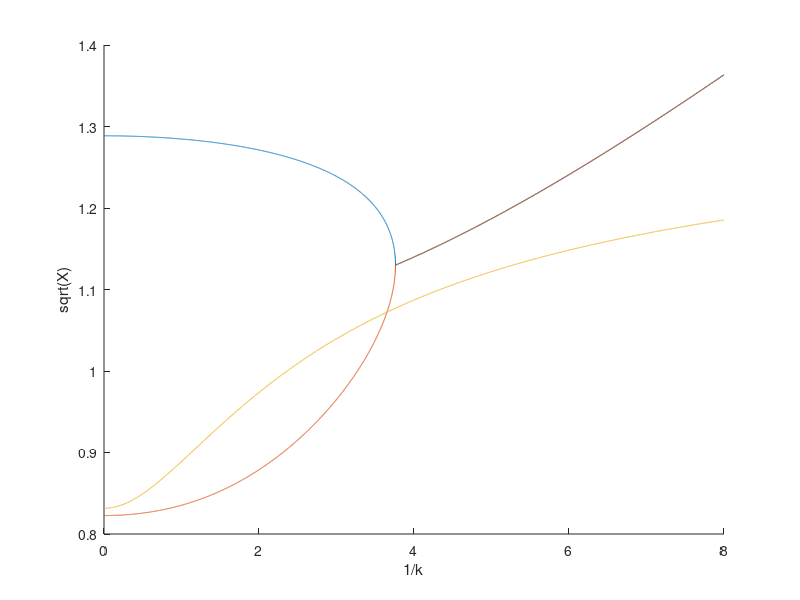

MATLAB code for this plot: (Note: this script raises an error after producing the figure.)
%% Fung Ch6 Rewrite
clc, clear;
i = sqrt(-1);

% page 219 parameters
mu = 76;
a_h = -0.15;
x_alpha = 0.25;
r_alpha = sqrt(0.388);
b = 5 / 12; % ft
freq_alpha = 64.1; % rad/s
freq_h = 55.9; % rad/s
g_alpha = 0;
g_h = 0;

% doppler's fin
% a_h =  0.0;
% b = 2.25/12;
% x_alpha = 0.0;
% r_alpha = 0.57785;
% freq_alpha = 2866.77844;
% freq_h = 1853.69007;
% mu = 110.28942;
% g_alpha = 0.005;
% g_h = 0.005;

% Cippola N5800 Parameters - This is one of the examples shipped with
%FinSim
% a_h = 0.0;
% b = 3.5625 / 12; % ft
% x_alpha = 0.316;
% r_alpha = 0.57757;
% freq_alpha = 2593.373; % rad/s
% freq_h = 2458.08525; % rad/s
% mu = 77.11441;
% g_alpha = 0.005;
% g_h = 0.005;


invkstepsize = 0.001;
invkrange = [invkstepsize,8];
n = uint32(((invkrange(2) - invkrange(1)) / invkstepsize) + 1);
invk_set = linspace(invkrange(1),invkrange(2),n);
k_set = 1 ./ invk_set;


k = k_set;
k_inv = invk_set;

Ch_k = besselh(1,2,k) ./ (besselh(1,2,k) + (i * besselh(0,2,k))); % Theodorsen Function; Less lines to compute than using the other bessel functions
F = real(Ch_k);
G = imag(Ch_k);

A_R = -(mu + 1) - (2 .* G ./ k);
A_I = 2 .* F ./ k;
B_R = -((mu .* x_alpha) - a_h) + (2 .* F ./ k.^2) - ((0.5 - a_h) .* 2 .* G ./ k);
B_I = (1 ./ k) .* (1 + (2 .* G ./ k) + ((0.5 - a_h) .* 2 .* F));
D_R = -((mu .* x_alpha) - a_h) + ((0.5 + a_h) .* 2 .* G ./ k);
D_I = -(0.5 + a_h) .* 2 .* F ./ k;
E_R = -((mu .* r_alpha.^2) + a_h.^2 + 0.125) + ((0.25 - a_h.^2) .* 2 .* G ./ k) - ((0.5 + a_h) .* 2 .* F ./ k.^2);
E_I = (1 ./ k) .* ((0.5 - a_h) - ((0.5 + a_h) * 2 .* G ./ k) - ((0.25 - a_h.^2) * 2 .* F));

delta_R_A = (1 - (g_h * g_alpha)) * mu^2 * r_alpha.^2 * freq_h.^2 / freq_alpha.^2;
delta_R_B = (mu * freq_h.^2 / freq_alpha.^2 .* (E_R - (g_h .* E_I))) + (mu * r_alpha.^2 .* (A_R - (g_alpha .* A_I)));
delta_R_C = (A_R .* E_R) - (B_R .* D_R) - (A_I .* E_I) + (B_I .* D_I);

delta_I_A = (g_h + g_alpha) * mu^2 * r_alpha^2 * freq_h.^2 / freq_alpha^2;
delta_I_B = (mu .* freq_h.^2 ./ freq_alpha.^2 .* ((g_h .* E_R) + E_I)) + (mu .* r_alpha.^2 .* (A_I + (g_alpha .* A_R)));
delta_I_C = (A_I .* E_R) - (B_R .* D_I) + (A_R .* E_I) - (B_I .* D_R);

X_R1 = (-delta_R_B + sqrt(delta_R_B.^2 - (4 .* delta_R_A .* delta_R_C))) ./ (2 .* delta_R_A);
X_R2 = (-delta_R_B - sqrt(delta_R_B.^2 - (4 .* delta_R_A .* delta_R_C))) ./ (2 .* delta_R_A);

if(~delta_I_A == 0)
    X_I1 = (-delta_I_B + sqrt(delta_I_B.^2 - (4 .* delta_I_A .* delta_I_C))) ./ (2 .* delta_I_A);
    X_I2 = (-delta_I_B - sqrt(delta_I_B.^2 - (4 .* delta_I_A .* delta_I_C))) ./ (2 .* delta_I_A);
else
    X_I1 = -delta_I_C ./ delta_I_B;
    X_I2 = -delta_I_C ./ delta_I_B;
end

rt_X_R1 = sqrt(X_R1);
rt_X_R2 = sqrt(X_R2);
rt_X_I1 = sqrt(X_I1);
rt_X_I2 = sqrt(X_I2);

solutionmatrix = [k; k_inv; X_R1; X_R2; X_I1; rt_X_R1; rt_X_R2; rt_X_I1;];
imagMatrix2 = [zeros(1,size(delta_I_B,2)); delta_I_B; delta_I_C];
realMatrix2 = [zeros(1,size(delta_I_B,2)) + delta_R_A; delta_R_B; delta_R_C];

XRatio1 = abs(1 - abs(solutionmatrix(6,:) ./ solutionmatrix(8,:)));
XRatio2 = abs(1 - abs(solutionmatrix(7,:) ./ solutionmatrix(8,:)));


fig = figure();
hold on;
invk = solutionmatrix(2,:);
rt_X = solutionmatrix(6:8,:);
plot(invk,rt_X)
xlabel("1/k");
ylabel("sqrt(X)");
%axis([-inf inf 0.6 1.3])


[~,idx1] = find(XRatio2 == min(XRatio2,[],"omitnan"));
flutterPoint = solutionmatrix(:,idx1);
Uf = freq_alpha * b * flutterPoint(2) / flutterPoint(7);
flutterFreq = freq_alpha / flutterPoint(7) / (2 * pi());
inv_kf = flutterPoint(2);
kf = flutterPoint(1);
flutter_rtX = flutterPoint(7);

fprintf("Uf = %g ft/s\nFcr = %g Hz\nkf = %g\nsqrt(Xf) = %g\n1/kf = %g\n",Uf,flutterFreq,kf,flutter_rtX,inv_kf)
